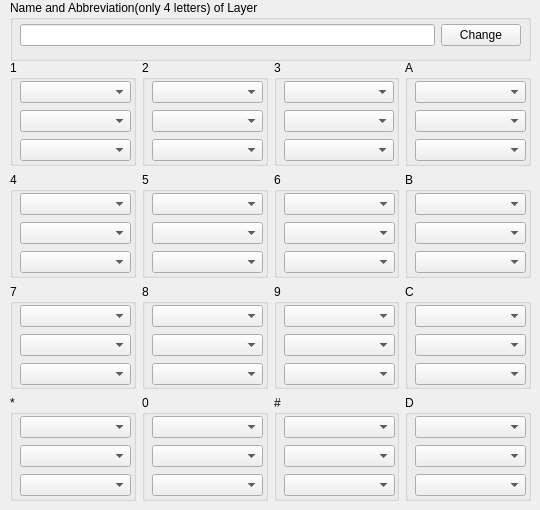
    <widget class="QWidget" name="lr_1">
     <attribute name="title">
      <string>Layer 1</string>
     </attribute>
     <widget class="QWidget" name="layoutWidget">
      <property name="geometry">
       <rect>
        <x>10</x>
        <y>60</y>
        <width>521</width>
        <height>441</height>
       </rect>
      </property>
      <layout class="QVBoxLayout" name="verticalLayout">
       <item>
        <layout class="QHBoxLayout" name="horizontalLayout_2">
         <item>
          <widget class="QGroupBox" name="group_box_1">
           <property name="title">
            <string>1</string>
           </property>
           <widget class="QWidget" name="layoutWidget">
            <property name="geometry">
             <rect>
              <x>10</x>
              <y>20</y>
              <width>111</width>
              <height>82</height>
             </rect>
            </property>
            <layout class="QVBoxLayout" name="verticalLayout_4">
             <item>
              <widget class="QComboBox" name="comboBox"/>
             </item>
             <item>
              <widget class="QComboBox" name="comboBox_2"/>
             </item>
             <item>
              <widget class="QComboBox" name="comboBox_3"/>
             </item>
            </layout>
           </widget>
          </widget>
         </item>
         <item>
          <widget class="QGroupBox" name="group_box_2">
           <property name="title">
            <string>2</string>
           </property>
           <widget class="QWidget" name="layoutWidget_6">
            <property name="geometry">
             <rect>
              <x>10</x>
              <y>20</y>
              <width>111</width>
              <height>82</height>
             </rect>
            </property>
            <layout class="QVBoxLayout" name="verticalLayout_5">
             <item>
              <widget class="QComboBox" name="comboBox_4"/>
             </item>
             <item>
              <widget class="QComboBox" name="comboBox_5"/>
             </item>
             <item>
              <widget class="QComboBox" name="comboBox_6"/>
             </item>
            </layout>
           </widget>
          </widget>
         </item>
         <item>
          <widget class="QGroupBox" name="group_box_3">
           <property name="title">
            <string>3</string>
           </property>
           <widget class="QWidget" name="layoutWidget_7">
            <property name="geometry">
             <rect>
              <x>10</x>
              <y>20</y>
              <width>110</width>
              <height>82</height>
             </rect>
            </property>
            <layout class="QVBoxLayout" name="verticalLayout_6">
             <item>
              <widget class="QComboBox" name="comboBox_7"/>
             </item>
             <item>
              <widget class="QComboBox" name="comboBox_8"/>
             </item>
             <item>
              <widget class="QComboBox" name="comboBox_9"/>
             </item>
            </layout>
           </widget>
          </widget>
         </item>
         <item>
          <widget class="QGroupBox" name="group_box_4">
           <property name="title">
            <string>A</string>
           </property>
           <widget class="QWidget" name="layoutWidget_2">
            <property name="geometry">
             <rect>
              <x>10</x>
              <y>20</y>
              <width>111</width>
              <height>82</height>
             </rect>
            </property>
            <layout class="QVBoxLayout" name="verticalLayout_7">
             <item>
              <widget class="QComboBox" name="comboBox_10"/>
             </item>
             <item>
              <widget class="QComboBox" name="comboBox_11"/>
             </item>
             <item>
              <widget class="QComboBox" name="comboBox_12"/>
             </item>
            </layout>
           </widget>
          </widget>
         </item>
        </layout>
       </item>
       <item>
        <layout class="QHBoxLayout" name="horizontalLayout_3">
         <item>
          <widget class="QGroupBox" name="group_box_5">
           <property name="title">
            <string>4</string>
           </property>
           <widget class="QWidget" name="layoutWidget_8">
            <property name="geometry">
             <rect>
              <x>10</x>
              <y>20</y>
              <width>111</width>
              <height>82</height>
             </rect>
            </property>
            <layout class="QVBoxLayout" name="verticalLayout_8">
             <item>
              <widget class="QComboBox" name="comboBox_13"/>
             </item>
             <item>
              <widget class="QComboBox" name="comboBox_14"/>
             </item>
             <item>
              <widget class="QComboBox" name="comboBox_15"/>
             </item>
            </layout>
           </widget>
          </widget>
         </item>
         <item>
          <widget class="QGroupBox" name="group_box_6">
           <property name="title">
            <string>5</string>
           </property>
           <widget class="QWidget" name="layoutWidget_9">
            <property name="geometry">
             <rect>
              <x>10</x>
              <y>20</y>
              <width>111</width>
              <height>82</height>
             </rect>
            </property>
            <layout class="QVBoxLayout" name="verticalLayout_9">
             <item>
              <widget class="QComboBox" name="comboBox_16"/>
             </item>
             <item>
              <widget class="QComboBox" name="comboBox_17"/>
             </item>
             <item>
              <widget class="QComboBox" name="comboBox_18"/>
             </item>
            </layout>
           </widget>
          </widget>
         </item>
         <item>
          <widget class="QGroupBox" name="group_box_7">
           <property name="title">
            <string>6</string>
           </property>
           <widget class="QWidget" name="layoutWidget_10">
            <property name="geometry">
             <rect>
              <x>10</x>
              <y>20</y>
              <width>111</width>
              <height>82</height>
             </rect>
            </property>
            <layout class="QVBoxLayout" name="verticalLayout_10">
             <item>
              <widget class="QComboBox" name="comboBox_19"/>
             </item>
             <item>
              <widget class="QComboBox" name="comboBox_20"/>
             </item>
             <item>
              <widget class="QComboBox" name="comboBox_21"/>
             </item>
            </layout>
           </widget>
          </widget>
         </item>
         <item>
          <widget class="QGroupBox" name="group_box_8">
           <property name="title">
            <string>B</string>
           </property>
           <widget class="QWidget" name="layoutWidget_11">
            <property name="geometry">
             <rect>
              <x>10</x>
              <y>20</y>
              <width>111</width>
              <height>82</height>
             </rect>
            </property>
            <layout class="QVBoxLayout" name="verticalLayout_11">
             <item>
              <widget class="QComboBox" name="comboBox_22"/>
             </item>
             <item>
              <widget class="QComboBox" name="comboBox_23"/>
             </item>
             <item>
              <widget class="QComboBox" name="comboBox_24"/>
             </item>
            </layout>
           </widget>
          </widget>
         </item>
        </layout>
       </item>
       <item>
        <layout class="QHBoxLayout" name="horizontalLayout_4">
         <item>
          <widget class="QGroupBox" name="group_box_9">
           <property name="title">
            <string>7</string>
           </property>
           <widget class="QWidget" name="layoutWidget_13">
            <property name="geometry">
             <rect>
              <x>10</x>
              <y>20</y>
              <width>111</width>
              <height>82</height>
             </rect>
            </property>
            <layout class="QVBoxLayout" name="verticalLayout_12">
             <item>
              <widget class="QComboBox" name="comboBox_25"/>
             </item>
             <item>
              <widget class="QComboBox" name="comboBox_26"/>
             </item>
             <item>
              <widget class="QComboBox" name="comboBox_27"/>
             </item>
            </layout>
           </widget>
          </widget>
         </item>
         <item>
          <widget class="QGroupBox" name="group_box_10">
           <property name="title">
            <string>8</string>
           </property>
           <widget class="QWidget" name="layoutWidget_14">
            <property name="geometry">
             <rect>
              <x>10</x>
              <y>20</y>
              <width>111</width>
              <height>82</height>
             </rect>
            </property>
            <layout class="QVBoxLayout" name="verticalLayout_13">
             <item>
              <widget class="QComboBox" name="comboBox_28"/>
             </item>
             <item>
              <widget class="QComboBox" name="comboBox_29"/>
             </item>
             <item>
              <widget class="QComboBox" name="comboBox_30"/>
             </item>
            </layout>
           </widget>
          </widget>
         </item>
         <item>
          <widget class="QGroupBox" name="group_box_11">
           <property name="title">
            <string>9</string>
           </property>
           <widget class="QWidget" name="layoutWidget_15">
            <property name="geometry">
             <rect>
              <x>10</x>
              <y>20</y>
              <width>111</width>
              <height>82</height>
             </rect>
            </property>
            <layout class="QVBoxLayout" name="verticalLayout_14">
             <item>
              <widget class="QComboBox" name="comboBox_31"/>
             </item>
             <item>
              <widget class="QComboBox" name="comboBox_32"/>
             </item>
             <item>
              <widget class="QComboBox" name="comboBox_33"/>
             </item>
            </layout>
           </widget>
          </widget>
         </item>
         <item>
          <widget class="QGroupBox" name="group_box_12">
           <property name="title">
            <string>C</string>
           </property>
           <widget class="QWidget" name="layoutWidget_16">
            <property name="geometry">
             <rect>
              <x>10</x>
              <y>20</y>
              <width>111</width>
              <height>82</height>
             </rect>
            </property>
            <layout class="QVBoxLayout" name="verticalLayout_15">
             <item>
              <widget class="QComboBox" name="comboBox_34"/>
             </item>
             <item>
              <widget class="QComboBox" name="comboBox_35"/>
             </item>
             <item>
              <widget class="QComboBox" name="comboBox_36"/>
             </item>
            </layout>
           </widget>
          </widget>
         </item>
        </layout>
       </item>
       <item>
        <layout class="QHBoxLayout" name="horizontalLayout_5">
         <item>
          <widget class="QGroupBox" name="group_box_13">
           <property name="title">
            <string>*</string>
           </property>
           <widget class="QWidget" name="layoutWidget_18">
            <property name="geometry">
             <rect>
              <x>10</x>
              <y>20</y>
              <width>111</width>
              <height>82</height>
             </rect>
            </property>
            <layout class="QVBoxLayout" name="verticalLayout_16">
             <item>
              <widget class="QComboBox" name="comboBox_37"/>
             </item>
             <item>
              <widget class="QComboBox" name="comboBox_38"/>
             </item>
             <item>
              <widget class="QComboBox" name="comboBox_39"/>
             </item>
            </layout>
           </widget>
          </widget>
         </item>
         <item>
          <widget class="QGroupBox" name="group_box_14">
           <property name="title">
            <string>0</string>
           </property>
           <widget class="QWidget" name="layoutWidget_19">
            <property name="geometry">
             <rect>
              <x>10</x>
              <y>20</y>
              <width>111</width>
              <height>82</height>
             </rect>
            </property>
            <layout class="QVBoxLayout" name="verticalLayout_17">
             <item>
              <widget class="QComboBox" name="comboBox_40"/>
             </item>
             <item>
              <widget class="QComboBox" name="comboBox_41"/>
             </item>
             <item>
              <widget class="QComboBox" name="comboBox_42"/>
             </item>
            </layout>
           </widget>
          </widget>
         </item>
         <item>
          <widget class="QGroupBox" name="group_box_15">
           <property name="title">
            <string>#</string>
           </property>
           <widget class="QWidget" name="layoutWidget_20">
            <property name="geometry">
             <rect>
              <x>10</x>
              <y>20</y>
              <width>111</width>
              <height>82</height>
             </rect>
            </property>
            <layout class="QVBoxLayout" name="verticalLayout_18">
             <item>
              <widget class="QComboBox" name="comboBox_43"/>
             </item>
             <item>
              <widget class="QComboBox" name="comboBox_44"/>
             </item>
             <item>
              <widget class="QComboBox" name="comboBox_45"/>
             </item>
            </layout>
           </widget>
          </widget>
         </item>
         <item>
          <widget class="QGroupBox" name="group_box_16">
           <property name="title">
            <string>D</string>
           </property>
           <widget class="QWidget" name="layoutWidget_21">
            <property name="geometry">
             <rect>
              <x>10</x>
              <y>20</y>
              <width>111</width>
              <height>82</height>
             </rect>
            </property>
            <layout class="QVBoxLayout" name="verticalLayout_19">
             <item>
              <widget class="QComboBox" name="comboBox_46"/>
             </item>
             <item>
              <widget class="QComboBox" name="comboBox_47"/>
             </item>
             <item>
              <widget class="QComboBox" name="comboBox_48"/>
             </item>
            </layout>
           </widget>
          </widget>
         </item>
        </layout>
       </item>
      </layout>
     </widget>
     <widget class="QGroupBox" name="groupBox_2">
      <property name="geometry">
       <rect>
        <x>10</x>
        <y>0</y>
        <width>521</width>
        <height>61</height>
       </rect>
      </property>
      <property name="title">
       <string>Name and Abbreviation(only 4 letters) of Layer</string>
      </property>
      <widget class="QWidget" name="layoutWidget">
       <property name="geometry">
        <rect>
         <x>10</x>
         <y>20</y>
         <width>501</width>
         <height>30</height>
        </rect>
       </property>
       <layout class="QHBoxLayout" name="horizontalLayout_14">
        <item>
         <widget class="QLineEdit" name="line_edit_l1"/>
        </item>
        <item>
         <widget class="QPushButton" name="button_name_l1">
          <property name="text">
           <string>Change</string>
          </property>
         </widget>
        </item>
       </layout>
      </widget>
     </widget>
    </widget>
